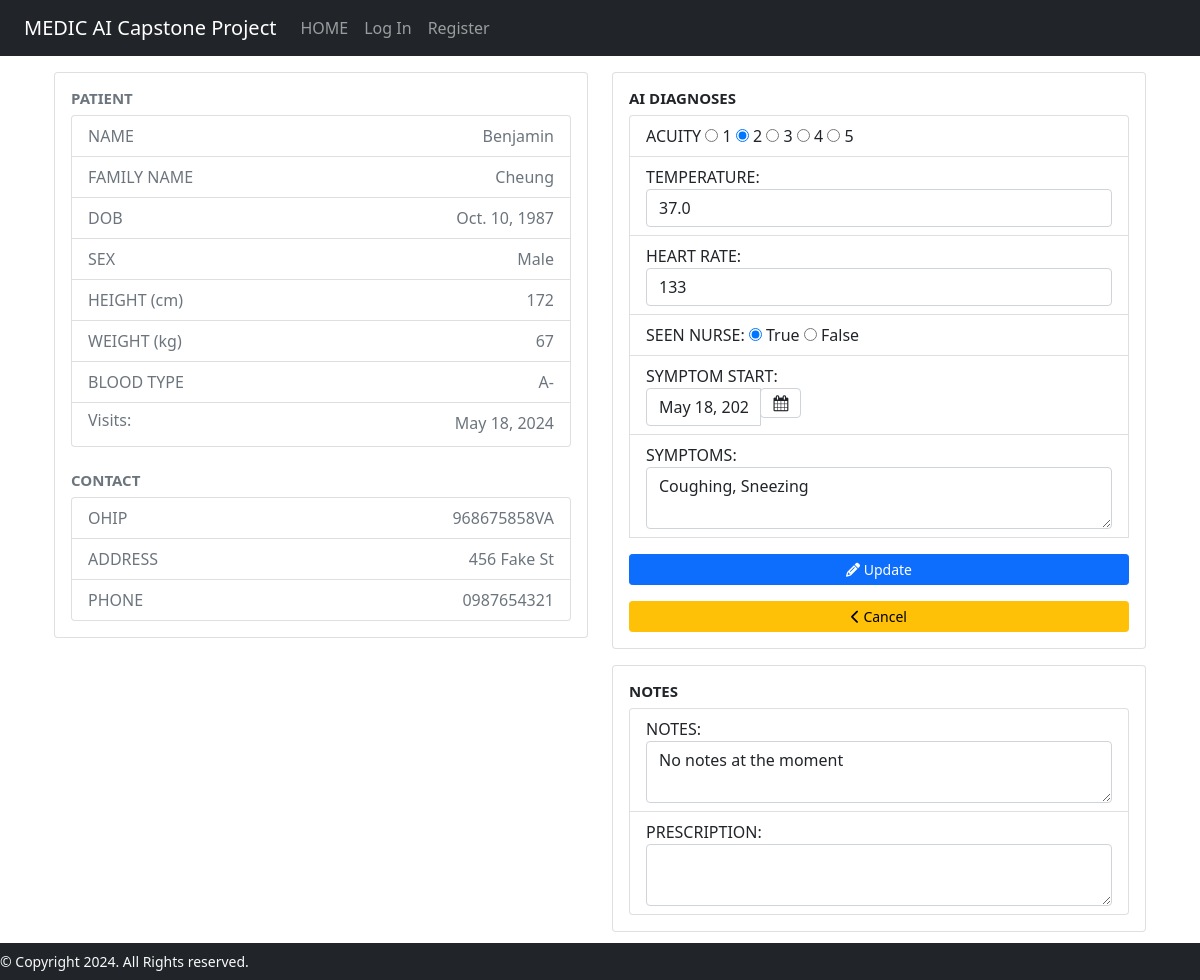
Before: /patientinfo/2/edit with the older database file.
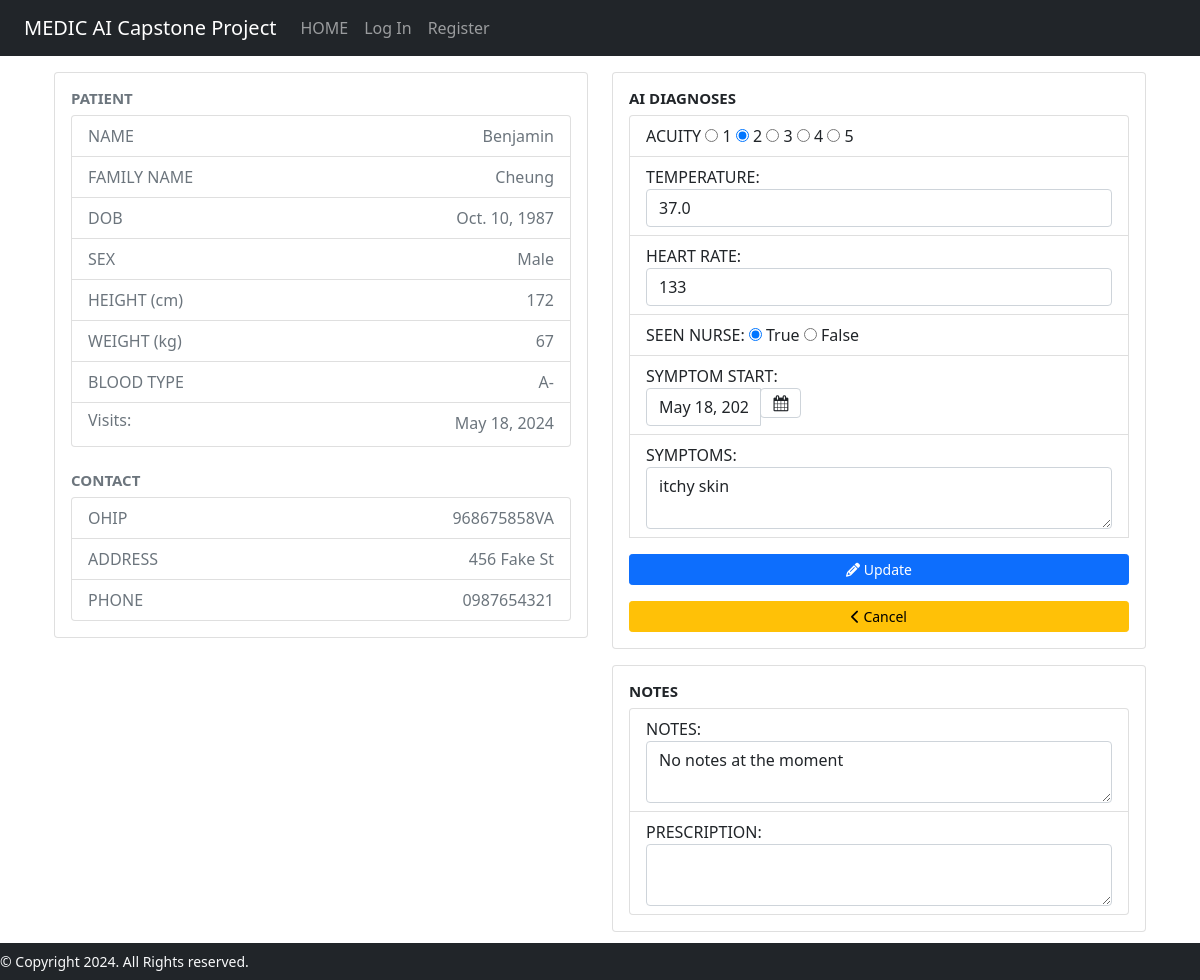
After: the same page with the newer database file.
### medicAI/models.py (models this page shows)
class Hospital_Visit(models.Model):
    ACUITY_CHOICES = [
        ('1', '1'),
        ('2', '2'),
        ('3', '3'),
        ('4', '4'),
        ('5', '5'),
    ]
    patient = models.ForeignKey(Patient, on_delete=models.CASCADE)
    symptom_start_date = models.DateField(default=timezone.now, blank=True)
    acuity = models.CharField(max_length=1, choices=ACUITY_CHOICES, default='5')
    temperature = models.DecimalField(
        max_digits=3,
        decimal_places=1,
        null=True,
        blank=True,
        validators=[MinValueValidator(30), MaxValueValidator(45)]
    )
    heart_rate = models.IntegerField(null=True, blank=True)
    prescription = models.CharField(max_length=200, blank=True)
    diagnosis = models.CharField(max_length=200, blank=True)
    seen_nurse = models.BooleanField(default=False)
    er_doctor = models.ForeignKey(User, on_delete=models.CASCADE, null=True)
    symptoms = models.CharField(max_length=500, null=True, blank=True )

### medicAI/views.py (the view, shortened to what this page needs)
# urls.py: path("patientinfo/<str:patient_id>/edit", views.edit_patient_info, name="editpatientinfo"),
def edit_patient_info(request, patient_id):
    patient = Patient.objects.get(pk=patient_id)
    visit_list = Hospital_Visit.objects.filter(patient=patient_id).order_by('-symptom_start_date')
    current_visit = visit_list.first()
    context = {
        'patient': patient,
        'visit_list' : visit_list,
        'current_visit': current_visit
    }
    return render(request, "medicAI/editpatientinfo.html", context)

### medicAI/templates/medicAI/editpatientinfo.html (shortened to what the changed rows need)
{% extends "medicAI/layout.html" %}
{% block body %}
<div class="container" style="margin-top: 1rem; margin-bottom: 3rem;">
    <form action="/patientinfo/{{patient.id}}/edit" method="POST">
        <div class="row">
            <div class="col-md-6">
                <div class="card" style="margin-bottom: 1rem;">
                    <div class="card-body">
                        <ul class="list-group">
                            <li class="list-group-item text-muted" style="display: inline-block;">
                                <ul class="list-group" style="list-style-type: none; padding-left: 0;float: right;">
                                    {% for visit in visit_list %}
                                    <li>{{ visit.symptom_start_date }}</li>
                                    {% endfor %}
                                </ul>
                            </li>
                        </ul>
                        <br/>
                    </div>
                </div>
            </div>
            <div class="col-md-6">
                <div class="card" style="margin-bottom: 1rem;">
                    <div class="card-body">
                        <ul class="list-group">
                            <li class="list-group-item">ACUITY
                                <input type="radio" id="one" name="acuity" value="1" {% if current_visit.acuity == '1' %} checked {% endif %}>
                                <label for="one">1</label>
                                <input type="radio" id="two" name="acuity" value="2" {% if current_visit.acuity == '2' %} checked {% endif %}>
                                <label for="two">2</label>
                                <input type="radio" id="three" name="acuity" value="3" {% if current_visit.acuity == '3' %} checked {% endif %}>
                                <label for="three">3</label>
                                <input type="radio" id="four" name="acuity" value="4" {% if current_visit.acuity == '4' %} checked {% endif %}>
                                <label for="four">4</label>
                                <input type="radio" id="five" name="acuity" value="5" {% if current_visit.acuity == '5' %} checked {% endif %}>
                                <label for="five">5</label><br>
                            </li>
                            <li class="list-group-item">TEMPERATURE: <input min="30" max="42" type="number" class='form-control' name="temperature" step=0.5 value="{{ current_visit.temperature }}"></li>
                            <li class="list-group-item">HEART RATE: <input min="30" max="220" type="number" class='form-control' name="heart_rate" value="{{ current_visit.heart_rate }}"></li>
                            <li class="list-group-item">SEEN NURSE:
                                <input type="radio" id="true" name="seen_nurse" value="True" {% if current_visit.seen_nurse %} checked {% endif %}>
                                <label for="true">True</label>
                                <input type="radio" id="false" name="seen_nurse" value="False" {% if not current_visit.seen_nurse %} checked {% endif %}>
                                <label for="false">False</label><br>
                            </li>
                            <li class="list-group-item">SYMPTOM START:
                                <div class="col-sm-4">
                                    <div class="input-group date" id="datepicker">
                                        <input type="text" class="form-control"
                                            name="symptom_start" value="{{ current_visit.symptom_start_date }}">
                                        <span class="input-group-append">
                                            <span class="input-group-text bg-white">
                                            </span>
                                        </span>
                                    </div>
                                </div>
                            </li>
                            <li class="list-group-item">SYMPTOMS:<textarea class='form-control' name="symptoms">{{ current_visit.symptoms }}</textarea></li>
                        </ul>
                    </div>
                </div>
                <div class="card">
                    <div class="card-body">
                        <ul class="list-group">
                            <li class="list-group-item">NOTES:<textarea class='form-control' name="diagnosis">{{ current_visit.diagnosis }}</textarea></li>
                        </ul>
                    </div>
                </div>
            </div>
        </div>
    </form>
</div>
{% endblock %}

Changed rows visible on the page:
changed Hospital_Visit "☑ True": symptoms "Coughing, Sneezing" → "itchy skin"
